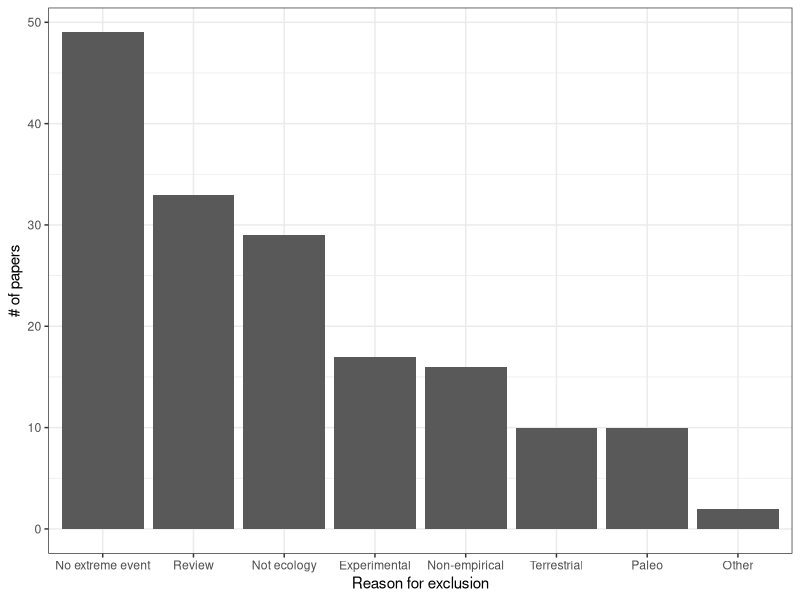

The R script that drew this image:
## Looking at excluded papers
library(tidyverse)

Excluded <- read.csv("Excluded papers.csv")
Excluded2 <- read.csv("Excluded papers - second round.csv")
Excluded3 <- read.csv("Excluded - final round.csv")
Excluded3$Issue <- as.character(Excluded3$Issue)
Excluded3$Volume <- as.character(Excluded3$Volume)
Excluded <- bind_rows(Excluded,Excluded2,Excluded3)
Excluded$Reason <- str_extract(Excluded$Manual.Tags,regex("(exclude).+$|(Exclude).+$"))

# cleaning up levels 
Excluded$Reason <- gsub("because","-",Excluded$Reason)
Excluded$Reason <- gsub("Exclude","exclude",Excluded$Reason)
Excluded$fReason <- as.factor(Excluded$Reason)
levels(Excluded$fReason)

## broader categories
Excluded$Reason2 <- factor(rep(NA,length(Excluded$Reason)),
                           levels=c("Review","Terrestrial","Non-empirical","No extreme event",
                                    "Paleo","Not ecology","Other","Experimental"))
Excluded$Reason2[Excluded$Reason %in% c("excluded - review",
                                        "excluded - review, book; duplicate",
                                        "excluded - book chapter/review",
                                        "excluded - review, book"
                                        )] <- "Review"
Excluded$Reason2[Excluded$Reason %in% c("excluded - terrestrial food webs",
                                        "excluded - terrestrial, fauna",
                                        "excluded - terrestrial, human disease",
                                        "excluded - terrestrial vegetation",
                                        "excluded - terrestrial, forests",
                                        "excluded - not aquatic"
                                        )] <- "Terrestrial"
Excluded$Reason2[Excluded$Reason %in% c("exclude- theoretical framework, not raw data",
                                        "excluded - modeling",
                                        "exclude - mass balance model",
                                        "excluded- no new ecological data"
                                        )] <- "Non-empirical"
Excluded$Reason2[Excluded$Reason %in% c("exclude - climate changes",
                                        "exclude - long term monitoring",
                                        "excluded - long-term trends",
                                        "exclude - not extreme event",
                                        "exclude- human stressor, but no extreme climate event",
                                        "excluded - about how ecosystem affects extreme events",
                                        "excluded - does not describe extreme event",
                                        "excluded - not about extreme events; excluded - review",
                                        "excluded - does not describe extreme event; excluded - review",
                                        "excluded - not about extreme events",
                                        "excluded - not extreme event"
                                        )] <- "No extreme event"
Excluded$Reason2[Excluded$Reason %in% c("excluded - ancient record (Phanerozoic)",
                                        "excluded - not modern",
                                        "exclude - historical",
                                        "excluded - ancient record (Holocene)",
                                        "excluded - historical data",
                                        "excluded - paleo, not modern extreme event"
                                        )] <- "Paleo"
Excluded$Reason2[Excluded$Reason %in% c("excluded - not about ecology",
                                        "excluded - not ecology",
                                        "excluded- no new ecological data"
                                        )] <- "Not ecology"
Excluded$Reason2[Excluded$Reason %in% c("excluded - symposium overview","excluded - non english")] <- "Other"
Excluded$Reason2[Excluded$Reason %in% c("excluded - experimental")] <- "Experimental"
Excluded$Reason2 <- reorder(Excluded$Reason2,Excluded$Reason2,function(x)-length(x))
## look at how many papers were excluded from various categories
ggplot(Excluded,aes(x=Reason2))+geom_bar()+
  ylab("# of papers")+
  xlab("Reason for exclusion")+
  theme_bw()
#Note that this isn't quite the full list - some papers were excluded at the data entry stage and Zotero folders haven't been updated
#If we think this is a useful piece of analysis to include, would need to update the final numbers
